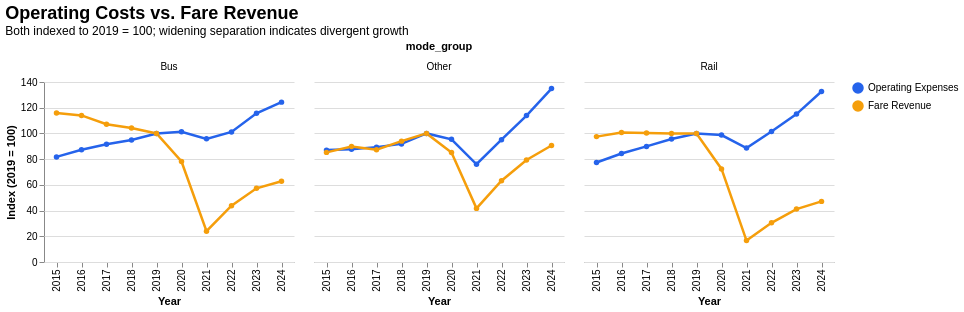

The cell this chart's notebook holds for it:
### Markdown cell above
### Operating Costs vs. Fare Revenue, Indexed to 2019

### Code cell
scissors_chart = indexed_scissors(
    df_opex_ca, "mode_group", "year",
    ["operating_expenses_total", "fare_revenue"], 2019,
    {"operating_expenses_total": "Operating Expenses", "fare_revenue": "Fare Revenue"},
    ["#2563EB", "#F59E0B"],
    "Operating Costs vs. Fare Revenue",
    "Both indexed to 2019 = 100; widening separation indicates divergent growth"
)

scissors_chart

### Figure 1 — Vega specification as saved in the notebook (floating-point values rounded to 4 significant figures)
{"$schema": "https://vega.github.io/schema/vega/v6.json", "data": [{"name": "source_0", "values": [{"mode_group": "Bus", "year": 2015, "metric": "Operating Expenses", "index": 81.75}, {"mode_group": "Bus", "year": 2016, "metric": "Operating Expenses", "index": 87.33}, {"mode_group": "Bus", "year": 2017, "metric": "Operating Expenses", "index": 91.59}, {"mode_group": "Bus", "year": 2018, "metric": "Operating Expenses", "index": 94.85}, {"mode_group": "Bus", "year": 2019, "metric": "Operating Expenses", "index": 100.0}, {"mode_group": "Bus", "year": 2020, "metric": "Operating Expenses", "index": 101.4}, {"mode_group": "Bus", "year": 2021, "metric": "Operating Expenses", "index": 95.79}, {"mode_group": "Bus", "year": 2022, "metric": "Operating Expenses", "index": 101.1}, {"mode_group": "Bus", "year": 2023, "metric": "Operating Expenses", "index": 115.7}, {"mode_group": "Bus", "year": 2024, "metric": "Operating Expenses", "index": 124.3}, {"mode_group": "Other", "year": 2015, "metric": "Operating Expenses", "index": 87.02}, {"mode_group": "Other", "year": 2016, "metric": "Operating Expenses", "index": 87.78}, {"mode_group": "Other", "year": 2017, "metric": "Operating Expenses", "index": 89.35}, {"mode_group": "Other", "year": 2018, "metric": "Operating Expenses", "index": 91.86}, {"mode_group": "Other", "year": 2019, "metric": "Operating Expenses", "index": 100.0}, {"mode_group": "Other", "year": 2020, "metric": "Operating Expenses", "index": 95.45}, {"mode_group": "Other", "year": 2021, "metric": "Operating Expenses", "index": 76.02}, {"mode_group": "Other", "year": 2022, "metric": "Operating Expenses", "index": 95.15}, {"mode_group": "Other", "year": 2023, "metric": "Operating Expenses", "index": 113.9}, {"mode_group": "Other", "year": 2024, "metric": "Operating Expenses", "index": 134.9}, {"mode_group": "Rail", "year": 2015, "metric": "Operating Expenses", "index": 77.4}, {"mode_group": "Rail", "year": 2016, "metric": "Operating Expenses", "index": 84.41}, {"mode_group": "Rail", "year": 2017, "metric": "Operating Expenses", "index": 89.92}, {"mode_group": "Rail", "year": 2018, "metric": "Operating Expenses", "index": 95.64}, {"mode_group": "Rail", "year": 2019, "metric": "Operating Expenses", "index": 100.0}, {"mode_group": "Rail", "year": 2020, "metric": "Operating Expenses", "index": 98.71}, {"mode_group": "Rail", "year": 2021, "metric": "Operating Expenses", "index": 88.62}, {"mode_group": "Rail", "year": 2022, "metric": "Operating Expenses", "index": 101.5}, {"mode_group": "Rail", "year": 2023, "metric": "Operating Expenses", "index": 115.1}, {"mode_group": "Rail", "year": 2024, "metric": "Operating Expenses", "index": 132.6}, {"mode_group": "Bus", "year": 2015, "metric": "Fare Revenue", "index": 115.9}, {"mode_group": "Bus", "year": 2016, "metric": "Fare Revenue", "index": 114.0}, {"mode_group": "Bus", "year": 2017, "metric": "Fare Revenue", "index": 107.2}, {"mode_group": "Bus", "year": 2018, "metric": "Fare Revenue", "index": 104.2}, {"mode_group": "Bus", "year": 2019, "metric": "Fare Revenue", "index": 100.0}, {"mode_group": "Bus", "year": 2020, "metric": "Fare Revenue", "index": 78.2}, {"mode_group": "Bus", "year": 2021, "metric": "Fare Revenue", "index": 23.95}, {"mode_group": "Bus", "year": 2022, "metric": "Fare Revenue", "index": 43.79}, {"mode_group": "Bus", "year": 2023, "metric": "Fare Revenue", "index": 57.31}, {"mode_group": "Bus", "year": 2024, "metric": "Fare Revenue", "index": 62.8}, {"mode_group": "Other", "year": 2015, "metric": "Fare Revenue", "index": 85.26}, {"mode_group": "Other", "year": 2016, "metric": "Fare Revenue", "index": 89.88}, {"mode_group": "Other", "year": 2017, "metric": "Fare Revenue", "index": 87.31}, {"mode_group": "Other", "year": 2018, "metric": "Fare Revenue", "index": 94.01}, {"mode_group": "Other", "year": 2019, "metric": "Fare Revenue", "index": 100.0}, {"mode_group": "Other", "year": 2020, "metric": "Fare Revenue", "index": 85.21}, {"mode_group": "Other", "year": 2021, "metric": "Fare Revenue", "index": 41.71}, {"mode_group": "Other", "year": 2022, "metric": "Fare Revenue", "index": 63.22}, {"mode_group": "Other", "year": 2023, "metric": "Fare Revenue", "index": 79.31}, {"mode_group": "Other", "year": 2024, "metric": "Fare Revenue", "index": 90.6}, {"mode_group": "Rail", "year": 2015, "metric": "Fare Revenue", "index": 97.51}, {"mode_group": "Rail", "year": 2016, "metric": "Fare Revenue", "index": 100.8}, {"mode_group": "Rail", "year": 2017, "metric": "Fare Revenue", "index": 100.4}, {"mode_group": "Rail", "year": 2018, "metric": "Fare Revenue", "index": 99.96}, {"mode_group": "Rail", "year": 2019, "metric": "Fare Revenue", "index": 100.0}, {"mode_group": "Rail", "year": 2020, "metric": "Fare Revenue", "index": 72.4}, {"mode_group": "Rail", "year": 2021, "metric": "Fare Revenue", "index": 16.66}, {"mode_group": "Rail", "year": 2022, "metric": "Fare Revenue", "index": 30.48}, {"mode_group": "Rail", "year": 2023, "metric": "Fare Revenue", "index": 41.17}, {"mode_group": "Rail", "year": 2024, "metric": "Fare Revenue", "index": 47.15}]}, {"name": "facet_domain", "values": [{"mode_group": "Bus", "count": 20}, {"mode_group": "Other", "count": 20}, {"mode_group": "Rail", "count": 20}]}, {"name": "facet_domain_row", "values": [{"data": 0.0}]}, {"name": "facet_domain_column", "transform": [{"type": "sequence", "start": 0.0, "stop": {"signal": "min(length(data(\"facet_domain\")), 3)"}}]}, {"name": "data_2", "values": [{"index": 81.75, "year": 2015}, {"index": 87.33, "year": 2016}, {"index": 91.59, "year": 2017}, {"index": 94.85, "year": 2018}, {"index": 100.0, "year": 2019}, {"index": 101.4, "year": 2020}, {"index": 95.79, "year": 2021}, {"index": 101.1, "year": 2022}, {"index": 115.7, "year": 2023}, {"index": 124.3, "year": 2024}, {"index": 87.02, "year": 2015}, {"index": 87.78, "year": 2016}, {"index": 89.35, "year": 2017}, {"index": 91.86, "year": 2018}, {"index": 100.0, "year": 2019}, {"index": 95.45, "year": 2020}, {"index": 76.02, "year": 2021}, {"index": 95.15, "year": 2022}, {"index": 113.9, "year": 2023}, {"index": 134.9, "year": 2024}, {"index": 77.4, "year": 2015}, {"index": 84.41, "year": 2016}, {"index": 89.92, "year": 2017}, {"index": 95.64, "year": 2018}, {"index": 100.0, "year": 2019}, {"index": 98.71, "year": 2020}, {"index": 88.62, "year": 2021}, {"index": 101.5, "year": 2022}, {"index": 115.1, "year": 2023}, {"index": 132.6, "year": 2024}, {"index": 115.9, "year": 2015}, {"index": 114.0, "year": 2016}, {"index": 107.2, "year": 2017}, {"index": 104.2, "year": 2018}, {"index": 100.0, "year": 2019}, {"index": 78.2, "year": 2020}, {"index": 23.95, "year": 2021}, {"index": 43.79, "year": 2022}, {"index": 57.31, "year": 2023}, {"index": 62.8, "year": 2024}, {"index": 85.26, "year": 2015}, {"index": 89.88, "year": 2016}, {"index": 87.31, "year": 2017}, {"index": 94.01, "year": 2018}, {"index": 100.0, "year": 2019}, {"index": 85.21, "year": 2020}, {"index": 41.71, "year": 2021}, {"index": 63.22, "year": 2022}, {"index": 79.31, "year": 2023}, {"index": 90.6, "year": 2024}, {"index": 97.51, "year": 2015}, {"index": 100.8, "year": 2016}, {"index": 100.4, "year": 2017}, {"index": 99.96, "year": 2018}, {"index": 100.0, "year": 2019}, {"index": 72.4, "year": 2020}, {"index": 16.66, "year": 2021}, {"index": 30.48, "year": 2022}, {"index": 41.17, "year": 2023}, {"index": 47.15, "year": 2024}]}, {"name": "source_0_x_domain_year_0", "values": [{"year": 2015}, {"year": 2016}, {"year": 2017}, {"year": 2018}, {"year": 2019}, {"year": 2020}, {"year": 2021}, {"year": 2022}, {"year": 2023}, {"year": 2024}]}, {"name": "data_2_x_domain_year_1", "values": [{"year": 2015}, {"year": 2016}, {"year": 2017}, {"year": 2018}, {"year": 2019}, {"year": 2020}, {"year": 2021}, {"year": 2022}, {"year": 2023}, {"year": 2024}]}], "signals": [{"name": "child_width", "value": 250}, {"name": "child_height", "value": 180}], "marks": [{"type": "group", "name": "facet-title", "title": {"text": "mode_group", "style": "guide-title", "offset": 10}, "role": "column-title"}, {"type": "group", "name": "row_header", "from": {"data": "facet_domain_row"}, "encode": {"update": {"height": {"signal": "child_height"}}}, "axes": [{"scale": "y", "zindex": 0, "orient": "left", "title": "Index (2019 = 100)", "grid": false, "labelOverlap": true, "tickCount": {"signal": "ceil(child_height/40)"}}], "role": "row-header"}, {"type": "group", "name": "column_footer", "from": {"data": "facet_domain_column"}, "encode": {"update": {"width": {"signal": "child_width"}}}, "axes": [{"scale": "x", "labelAngle": 270, "orient": "bottom", "grid": false, "title": "Year", "labelAlign": "right", "labelBaseline": "middle", "zindex": 0}], "role": "column-footer"}, {"type": "group", "name": "cell", "from": {"facet": {"data": "source_0", "name": "facet", "groupby": ["mode_group"]}}, "sort": {"field": ["datum[\"mode_group\"]"], "order": ["ascending"]}, "encode": {"update": {"width": {"signal": "child_width"}, "height": {"signal": "child_height"}}}, "data": [{"name": "data_0", "source": "facet", "transform": [{"type": "filter", "expr": "isValid(datum[\"index\"]) && isFinite(+datum[\"index\"])"}, {"type": "project", "fields": ["index", "metric", "mode_group", "year"]}]}], "marks": [{"type": "group", "name": "child_layer_0_pathgroup", "from": {"facet": {"data": "facet", "name": "faceted_path_child_layer_0_main", "groupby": ["metric", "metric"]}}, "encode": {"update": {"width": {"field": {"signal": null, "datum": null, "group": "width", "parent": null}}, "height": {"field": {"signal": null, "datum": null, "group": "height", "parent": null}}}}, "marks": [{"type": "line", "name": "child_layer_0_marks", "from": {"data": "faceted_path_child_layer_0_main"}, "sort": {"field": "x"}, "encode": {"update": {"defined": {"signal": "isValid(datum[\"index\"]) && isFinite(+datum[\"index\"])"}, "tooltip": {"signal": "{\"mode_group\": isValid(datum[\"mode_group\"]) ? isArray(datum[\"mode_group\"]) ? join(datum[\"mode_group\"], '\\n') : datum[\"mode_group\"] : \"\"+datum[\"mode_group\"], \"year\": format(datum[\"year\"], \"\"), \"metric\": isValid(datum[\"metric\"]) ? isArray(datum[\"metric\"]) ? join(datum[\"metric\"], '\\n') : datum[\"metric\"] : \"\"+datum[\"metric\"], \"index\": format(datum[\"index\"], \".1f\")}"}, "stroke": {"field": "metric", "scale": "color"}, "strokeWidth": {"value": 2.5}, "x": {"field": "year", "scale": "x"}, "y": {"field": "index", "scale": "y"}}}, "style": ["line"]}]}, {"type": "symbol", "name": "child_layer_1_marks", "from": {"data": "data_0"}, "encode": {"update": {"fill": {"field": "metric", "scale": "color"}, "tooltip": {"signal": "{\"mode_group\": isValid(datum[\"mode_group\"]) ? isArray(datum[\"mode_group\"]) ? join(datum[\"mode_group\"], '\\n') : datum[\"mode_group\"] : \"\"+datum[\"mode_group\"], \"year\": format(datum[\"year\"], \"\"), \"metric\": isValid(datum[\"metric\"]) ? isArray(datum[\"metric\"]) ? join(datum[\"metric\"], '\\n') : datum[\"metric\"] : \"\"+datum[\"metric\"], \"index\": format(datum[\"index\"], \".1f\")}"}, "opacity": {"value": 1}, "y": {"field": "index", "scale": "y"}, "x": {"field": "year", "scale": "x"}}}, "style": ["point"]}], "axes": [{"scale": "y", "grid": true, "aria": false, "minExtent": 0, "maxExtent": 0, "gridScale": "x", "domain": false, "labels": false, "orient": "left", "ticks": false, "zindex": 0, "tickCount": {"signal": "ceil(child_height/40)"}}], "title": {"text": {"signal": "isValid(parent[\"mode_group\"]) ? parent[\"mode_group\"] : \"\"+parent[\"mode_group\"]"}, "offset": 10, "style": "guide-label", "frame": "group"}, "style": "cell"}], "scales": [{"name": "x", "type": "point", "domain": {"fields": [{"data": "source_0_x_domain_year_0", "field": "year"}, {"data": "data_2_x_domain_year_1", "field": "year"}], "sort": true}, "range": [0, {"signal": "child_width"}], "padding": 0.5}, {"name": "y", "type": "linear", "domain": {"fields": [{"data": "source_0", "field": "index"}, {"data": "data_2", "field": "index"}]}, "range": [{"signal": "child_height"}, 0], "nice": true, "zero": true}, {"name": "color", "type": "ordinal", "domain": ["Operating Expenses", "Fare Revenue"], "range": ["#2563EB", "#F59E0B"]}], "title": {"text": "Operating Costs vs. Fare Revenue", "anchor": "start", "subtitle": "Both indexed to 2019 = 100; widening separation indicates divergent growth", "fontWeight": 600, "fontSize": 18}, "padding": 5, "layout": {"padding": 20, "bounds": "full", "align": "all", "columns": 3}, "legends": [{"stroke": "color", "symbolType": "circle", "fill": "color", "encode": {"symbols": {"update": {"opacity": {"value": 1}}}}}], "config": {"style": {"cell": {"strokeWidth": 0}}}, "background": "white"}
